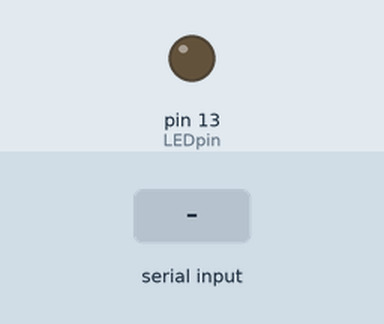
A sketch run on a simulated Arduino Uno, built with avr-gcc and run on an emulated ATmega328P. Shown: output pins drawn as LEDs (lit = HIGH). Dashed ring = blinking. The test bench sets the inputs (shaded band).

Above: at 1.2 s.
1.3 s: "c" received over Serial
At 1.7 s:
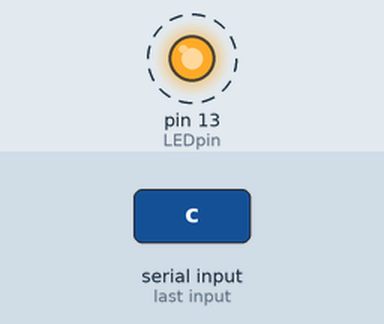
Timing chart, 0 to 11.8 s (numbered marks = the images above; inputs shaded):
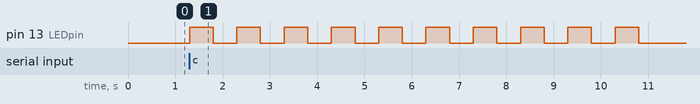

Measured:
- after the input at 1.3 s, pin 13 (LEDpin): alternates HIGH for 0.50 s and LOW for 0.50 s, starting at once

The sketch:

Bluetooth.ino
```cpp
int LEDpin = 13;
void setup()
{
  Serial.begin(9600);
  pinMode(LEDpin,OUTPUT);
}

void loop()
{
  if(Serial.available()>0)
  {
    char data = Serial.read();
    switch(data)
    {
      case'a': digitalWrite(LEDpin,HIGH);break;
      case'b': digitalWrite(LEDpin,LOW);break;
      case'c': for(int i =0; i<10; i++)
      {
       digitalWrite(LEDpin,HIGH);
       delay(500);
       digitalWrite(LEDpin,LOW);
       delay(500);
      }break;
      default : break;
    }
  }
}
```
